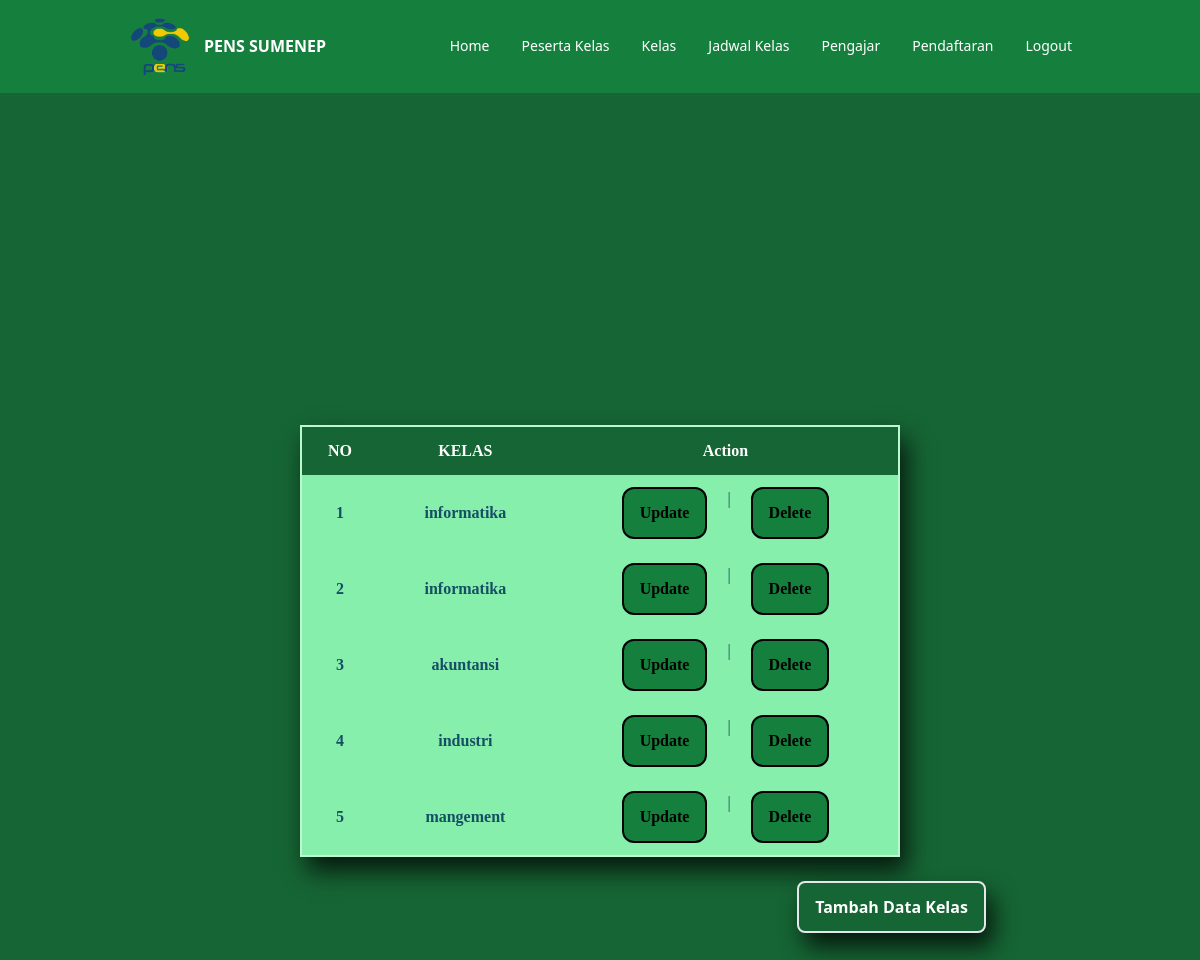
/kelas.php (signed in), run on the app's committed database.
### tables this page shows
CREATE TABLE `kelas` (
  `id_kelas` int(11) NOT NULL,
  `nama_kelas` varchar(255) DEFAULT NULL
);

### kelas.php (the view, shortened to what this page needs)
 <?php
    require './controllers/function_kelas.php';
    $kelas = mysqli_query($connection, "SELECT * FROM kelas");
    ?>
 <!doctype html>
 <html>
 <head>
     <link href="/dist/output.css" rel="stylesheet">
     <script src="https://cdn.tailwindcss.com"></script>
 </head>
 <body>
     <nav class="py-4 text-white bg-green-700">
         <div class="container flex flex-wrap items-center justify-between mx-auto">
             <a href="" class="flex items-center gap-3 font-semibold h-max">
                 <img src="images/logo-pens.png" alt="" class="w-16 ml-10">
                 PENS SUMENEP
             </a>
             <div class="hidden w-full mr-10 md:block md:w-auto" id="mobile-menu">
                 <ul class="flex flex-col mt-4 md:flex-row md:space-x-8 md:mt-0 md:text-sm md:font-medium">
                     <li>
                         <a href="home.php" class="block py-2 pl-3 pr-4 text-white bg-blue-700 rounded md:bg-transparent md:p-0 focus:outline-none" aria-current="page">Home</a>
                     </li>
                     <li>
                         <a href="peserta_kelas.php" class="block py-2 pl-3 pr-4 text-white bg-blue-700 rounded md:bg-transparent md:p-0 focus:outline-none" aria-current="page">Peserta Kelas</a>
                     </li>
                     <li>
                         <a href="kelas.php" class="block py-2 pl-3 pr-4 text-white bg-blue-700 rounded md:bg-transparent md:p-0 focus:outline-none" aria-current="page">Kelas</a>
                     </li>
                     <li>
                         <a href="jadwal_kelas.php" class="block py-2 pl-3 pr-4 text-white border-b border-gray-100 hover:bg-gray-50 md:hover:bg-transparent md:border-0 md:hover:text-blue-700 md:p-0">Jadwal Kelas</a>
                     </li>
                     <li>
                         <a href="pengajar.php" class="block py-2 pl-3 pr-4 text-white border-b border-gray-100 hover:bg-gray-50 md:hover:bg-transparent md:border-0 md:hover:text-blue-700 md:p-0">Pengajar</a>
                     </li>
                     <li>
                         <a href="pendaftaran.php" class="block py-2 pl-3 pr-4 text-white border-b border-gray-100 hover:bg-gray-50 md:hover:bg-transparent md:border-0 md:hover:text-blue-700 md:p-0">Pendaftaran</a>
                     </li>
                     <li>
                         <a href="controllers/logout.php" class="block py-2 pl-3 pr-4 text-white border-b border-gray-100 hover:bg-gray-50 md:hover:bg-transparent md:border-0 md:hover:text-blue-700 md:p-0">Logout</a>
                     </li>
                 </ul>
             </div>
         </div>
     </nav>
     <div class="flex flex-col items-center justify-center h-screen bg-green-800 ">
         <table class="shadow-2xl font-[Poppins] border-2 border-green-200 w-6/12" style="box-shadow: 7px 14px 23px 0px rgba(0,0,0,0.75);
-webkit-box-shadow: 7px 14px 23px 0px rgba(0,0,0,0.75);
-moz-box-shadow: 7px 14px 23px 0px rgba(0,0,0,0.75);">
             <thead class="text-white">
                 <tr>
                     <th class="py-3 bg-green-800">NO</th>
                     <th class="py-3 bg-green-800">KELAS</th>
                     <th class="py-3 bg-green-800">Action</th>
                 </tr>
                 <?php $i = 1; ?>
                 <?php foreach ($kelas as $mhs) : ?>
             <tbody class="text-center text-cyan-900">
                 <tr class="duration-300 cursor-pointer bg-green-300">
                     <td class="px-6 py-3 font-semibold"> <?= $i; ?> </td>
                     <td class="px-6 py-3 font-semibold"> <?= $mhs["nama_kelas"]; ?> </td>
                     <td class="flex justify-center gap-5 px-6 py-3">
                         <a href="./kelas/updatekelas.php?id=<?= $mhs["id_kelas"]; ?> " class="px-4 py-3 font-semibold text-black border-2 border-black bg-green-700 rounded-xl">Update</a> |
                         <a href="./kelas/deletekelas.php?id=<?= $mhs["id_kelas"]; ?> " onclick="return confirm('yakin?');" class="px-4 py-3 font-semibold text-black border-2 border-black bg-green-700 rounded-xl">Delete</a>
                     </td>
                 </tr>
                 <?php $i++; ?>
             <?php endforeach; ?>
             </tbody>
             </thead>
         </table>
         <button type="text" class=" bg-green-800 hover:bg-indigo-400 focus:bg-indigo-400 text-white font-semibold rounded-lg px-4 py-3 mt-6 ml-[583px] border-2 " style="box-shadow: 7px 14px 23px 0px rgba(0,0,0,0.75);
-webkit-box-shadow: 7px 14px 23px 0px rgba(0,0,0,0.75);
-moz-box-shadow: 7px 14px 23px 0px rgba(0,0,0,0.75);"> <a href="./kelas/createkelas.php">Tambah Data Kelas</a> </button>
     </div>
 </body>
 </html>

### data on the page
kelas: nama_kelas "informatika"
kelas: nama_kelas "informatika"
kelas: nama_kelas "akuntansi"
kelas: nama_kelas "industri"
kelas: nama_kelas "mangement"
